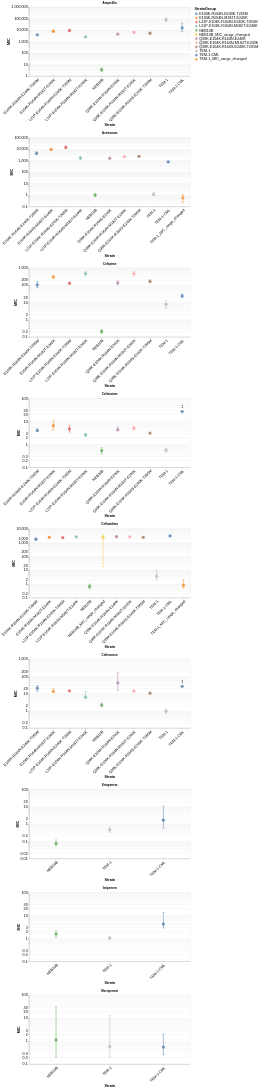

The notebook cell this image was saved under:
### Code cell
#### Graphs the MIC values for each with a confidence interval
    ### looks like it pulls growth_features

final_chart = alt.vconcat()
for drug in sorted(growth_features['Antibiotic'].unique()):
    select_cols = ['Strain','Antibiotic','Status','MIC','MIC_ci_lower','MIC_ci_upper', 'insufficient_drug']
    filtered_growth_features = growth_features[select_cols]
    filtered_growth_features = filtered_growth_features.query(f'Antibiotic == "{drug}" & Status == "PASS"')
    filtered_growth_features['StrainGroup'] = filtered_growth_features['Strain']#.str.extract(r'(\D+)')

    base = alt.Chart(filtered_growth_features).encode(
        x=alt.X('Strain', axis=alt.Axis(labelAngle=-45, labelLimit=0)),
    ).properties(width=700, height=300)

    mic = base.encode(
        y=alt.Y('MIC:Q', scale=alt.Scale(type="log")),
        color=alt.Color("StrainGroup:N")
    ).mark_point(filled=True, size=200)

    error_bars = base.mark_errorbar(ticks=True, size=10, thickness=2).encode(
        alt.Y("MIC_ci_lower:Q", scale=alt.Scale(type="log")).title('MIC'),
        alt.Y2("MIC_ci_upper:Q"),
        color='StrainGroup'
    )

    # Create a dagger symbol on the bars with insufficient_drug flag is true
    dagger = base.mark_text(align='center', baseline='middle', fontSize=14, color='black', fontWeight='bold', dy=-20, dx=0).encode(
        y=alt.Y('MIC'),
        text=alt.condition(
            alt.datum.insufficient_drug, if_true=alt.value("‡"), if_false=alt.value("")
            )
    )

    layered_chart = alt.layer(mic, error_bars, dagger).properties(title=drug)
    final_chart &= layered_chart

final_chart = final_chart.resolve_scale(y='independent', x='independent').configure_axis(
    labelFontSize=16,
    titleFontSize=16,
).configure_title(
    fontSize=16,
    anchor='middle',
).configure_legend(
    titleFontSize=16,
    labelFontSize=16,
    labelLimit=0,
    symbolLimit=50,
)

final_chart = final_chart.configure_title(anchor='middle')
final_chart.save(PROJECT_PATH / PROJECT_ID / 'figures' / f'MIC combined.png', scale_factor=2)
final_chart.show()

### Figure 1 — Vega-Lite specification as saved in the notebook (floating-point values rounded to 4 significant figures)
{"config": {"view": {"continuousWidth": 300, "continuousHeight": 300}, "axis": {"labelFontSize": 16, "titleFontSize": 16}, "legend": {"labelFontSize": 16, "labelLimit": 0, "symbolLimit": 50, "titleFontSize": 16}, "title": {"anchor": "middle"}}, "vconcat": [{"layer": [{"mark": {"type": "point", "filled": true, "size": 200}, "encoding": {"color": {"field": "StrainGroup", "type": "nominal"}, "x": {"axis": {"labelAngle": -45, "labelLimit": 0}, "field": "Strain", "type": "nominal"}, "y": {"field": "MIC", "scale": {"type": "log"}, "type": "quantitative"}}}, {"mark": {"type": "errorbar", "size": 10, "thickness": 2, "ticks": true}, "encoding": {"color": {"field": "StrainGroup", "type": "nominal"}, "x": {"axis": {"labelAngle": -45, "labelLimit": 0}, "field": "Strain", "type": "nominal"}, "y": {"field": "MIC_ci_lower", "scale": {"type": "log"}, "title": "MIC", "type": "quantitative"}, "y2": {"field": "MIC_ci_upper"}}}, {"mark": {"type": "text", "align": "center", "baseline": "middle", "color": "black", "dx": 0, "dy": -20, "fontSize": 14, "fontWeight": "bold"}, "encoding": {"text": {"condition": {"test": "datum.insufficient_drug", "value": "‡"}, "value": ""}, "x": {"axis": {"labelAngle": -45, "labelLimit": 0}, "field": "Strain", "type": "nominal"}, "y": {"field": "MIC", "type": "quantitative"}}}], "height": 300, "title": "Ampicillin", "width": 700}, {"layer": [{"mark": {"type": "point", "filled": true, "size": 200}, "encoding": {"color": {"field": "StrainGroup", "type": "nominal"}, "x": {"axis": {"labelAngle": -45, "labelLimit": 0}, "field": "Strain", "type": "nominal"}, "y": {"field": "MIC", "scale": {"type": "log"}, "type": "quantitative"}}}, {"mark": {"type": "errorbar", "size": 10, "thickness": 2, "ticks": true}, "encoding": {"color": {"field": "StrainGroup", "type": "nominal"}, "x": {"axis": {"labelAngle": -45, "labelLimit": 0}, "field": "Strain", "type": "nominal"}, "y": {"field": "MIC_ci_lower", "scale": {"type": "log"}, "title": "MIC", "type": "quantitative"}, "y2": {"field": "MIC_ci_upper"}}}, {"mark": {"type": "text", "align": "center", "baseline": "middle", "color": "black", "dx": 0, "dy": -20, "fontSize": 14, "fontWeight": "bold"}, "encoding": {"text": {"condition": {"test": "datum.insufficient_drug", "value": "‡"}, "value": ""}, "x": {"axis": {"labelAngle": -45, "labelLimit": 0}, "field": "Strain", "type": "nominal"}, "y": {"field": "MIC", "type": "quantitative"}}}], "data": {"name": "data-1187b4c5f6b560f17ee8fdaa64ddf314"}, "height": 300, "title": "Aztreonam", "width": 700}, {"layer": [{"mark": {"type": "point", "filled": true, "size": 200}, "encoding": {"color": {"field": "StrainGroup", "type": "nominal"}, "x": {"axis": {"labelAngle": -45, "labelLimit": 0}, "field": "Strain", "type": "nominal"}, "y": {"field": "MIC", "scale": {"type": "log"}, "type": "quantitative"}}}, {"mark": {"type": "errorbar", "size": 10, "thickness": 2, "ticks": true}, "encoding": {"color": {"field": "StrainGroup", "type": "nominal"}, "x": {"axis": {"labelAngle": -45, "labelLimit": 0}, "field": "Strain", "type": "nominal"}, "y": {"field": "MIC_ci_lower", "scale": {"type": "log"}, "title": "MIC", "type": "quantitative"}, "y2": {"field": "MIC_ci_upper"}}}, {"mark": {"type": "text", "align": "center", "baseline": "middle", "color": "black", "dx": 0, "dy": -20, "fontSize": 14, "fontWeight": "bold"}, "encoding": {"text": {"condition": {"test": "datum.insufficient_drug", "value": "‡"}, "value": ""}, "x": {"axis": {"labelAngle": -45, "labelLimit": 0}, "field": "Strain", "type": "nominal"}, "y": {"field": "MIC", "type": "quantitative"}}}], "data": {"name": "data-8d20f1a2ef09bae0bf9b10f963177b77"}, "height": 300, "title": "Cefepime", "width": 700}, {"layer": [{"mark": {"type": "point", "filled": true, "size": 200}, "encoding": {"color": {"field": "StrainGroup", "type": "nominal"}, "x": {"axis": {"labelAngle": -45, "labelLimit": 0}, "field": "Strain", "type": "nominal"}, "y": {"field": "MIC", "scale": {"type": "log"}, "type": "quantitative"}}}, {"mark": {"type": "errorbar", "size": 10, "thickness": 2, "ticks": true}, "encoding": {"color": {"field": "StrainGroup", "type": "nominal"}, "x": {"axis": {"labelAngle": -45, "labelLimit": 0}, "field": "Strain", "type": "nominal"}, "y": {"field": "MIC_ci_lower", "scale": {"type": "log"}, "title": "MIC", "type": "quantitative"}, "y2": {"field": "MIC_ci_upper"}}}, {"mark": {"type": "text", "align": "center", "baseline": "middle", "color": "black", "dx": 0, "dy": -20, "fontSize": 14, "fontWeight": "bold"}, "encoding": {"text": {"condition": {"test": "datum.insufficient_drug", "value": "‡"}, "value": ""}, "x": {"axis": {"labelAngle": -45, "labelLimit": 0}, "field": "Strain", "type": "nominal"}, "y": {"field": "MIC", "type": "quantitative"}}}], "data": {"name": "data-5926e9e7ede3e57939567c51e21aced1"}, "height": 300, "title": "Cefotaxime", "width": 700}, {"layer": [{"mark": {"type": "point", "filled": true, "size": 200}, "encoding": {"color": {"field": "StrainGroup", "type": "nominal"}, "x": {"axis": {"labelAngle": -45, "labelLimit": 0}, "field": "Strain", "type": "nominal"}, "y": {"field": "MIC", "scale": {"type": "log"}, "type": "quantitative"}}}, {"mark": {"type": "errorbar", "size": 10, "thickness": 2, "ticks": true}, "encoding": {"color": {"field": "StrainGroup", "type": "nominal"}, "x": {"axis": {"labelAngle": -45, "labelLimit": 0}, "field": "Strain", "type": "nominal"}, "y": {"field": "MIC_ci_lower", "scale": {"type": "log"}, "title": "MIC", "type": "quantitative"}, "y2": {"field": "MIC_ci_upper"}}}, {"mark": {"type": "text", "align": "center", "baseline": "middle", "color": "black", "dx": 0, "dy": -20, "fontSize": 14, "fontWeight": "bold"}, "encoding": {"text": {"condition": {"test": "datum.insufficient_drug", "value": "‡"}, "value": ""}, "x": {"axis": {"labelAngle": -45, "labelLimit": 0}, "field": "Strain", "type": "nominal"}, "y": {"field": "MIC", "type": "quantitative"}}}], "data": {"name": "data-62ee3335bea69da17a24f8ad9a758265"}, "height": 300, "title": "Ceftazidime", "width": 700}, {"layer": [{"mark": {"type": "point", "filled": true, "size": 200}, "encoding": {"color": {"field": "StrainGroup", "type": "nominal"}, "x": {"axis": {"labelAngle": -45, "labelLimit": 0}, "field": "Strain", "type": "nominal"}, "y": {"field": "MIC", "scale": {"type": "log"}, "type": "quantitative"}}}, {"mark": {"type": "errorbar", "size": 10, "thickness": 2, "ticks": true}, "encoding": {"color": {"field": "StrainGroup", "type": "nominal"}, "x": {"axis": {"labelAngle": -45, "labelLimit": 0}, "field": "Strain", "type": "nominal"}, "y": {"field": "MIC_ci_lower", "scale": {"type": "log"}, "title": "MIC", "type": "quantitative"}, "y2": {"field": "MIC_ci_upper"}}}, {"mark": {"type": "text", "align": "center", "baseline": "middle", "color": "black", "dx": 0, "dy": -20, "fontSize": 14, "fontWeight": "bold"}, "encoding": {"text": {"condition": {"test": "datum.insufficient_drug", "value": "‡"}, "value": ""}, "x": {"axis": {"labelAngle": -45, "labelLimit": 0}, "field": "Strain", "type": "nominal"}, "y": {"field": "MIC", "type": "quantitative"}}}], "data": {"name": "data-4e77ff0000da4da5d8e1c81fec5c2c35"}, "height": 300, "title": "Ceftriaxone", "width": 700}, {"layer": [{"mark": {"type": "point", "filled": true, "size": 200}, "encoding": {"color": {"field": "StrainGroup", "type": "nominal"}, "x": {"axis": {"labelAngle": -45, "labelLimit": 0}, "field": "Strain", "type": "nominal"}, "y": {"field": "MIC", "scale": {"type": "log"}, "type": "quantitative"}}}, {"mark": {"type": "errorbar", "size": 10, "thickness": 2, "ticks": true}, "encoding": {"color": {"field": "StrainGroup", "type": "nominal"}, "x": {"axis": {"labelAngle": -45, "labelLimit": 0}, "field": "Strain", "type": "nominal"}, "y": {"field": "MIC_ci_lower", "scale": {"type": "log"}, "title": "MIC", "type": "quantitative"}, "y2": {"field": "MIC_ci_upper"}}}, {"mark": {"type": "text", "align": "center", "baseline": "middle", "color": "black", "dx": 0, "dy": -20, "fontSize": 14, "fontWeight": "bold"}, "encoding": {"text": {"condition": {"test": "datum.insufficient_drug", "value": "‡"}, "value": ""}, "x": {"axis": {"labelAngle": -45, "labelLimit": 0}, "field": "Strain", "type": "nominal"}, "y": {"field": "MIC", "type": "quantitative"}}}], "data": {"name": "data-f89cb7885069256dcc6cfcc0f8b04e11"}, "height": 300, "title": "Ertapenem", "width": 700}, {"layer": [{"mark": {"type": "point", "filled": true, "size": 200}, "encoding": {"color": {"field": "StrainGroup", "type": "nominal"}, "x": {"axis": {"labelAngle": -45, "labelLimit": 0}, "field": "Strain", "type": "nominal"}, "y": {"field": "MIC", "scale": {"type": "log"}, "type": "quantitative"}}}, {"mark": {"type": "errorbar", "size": 10, "thickness": 2, "ticks": true}, "encoding": {"color": {"field": "StrainGroup", "type": "nominal"}, "x": {"axis": {"labelAngle": -45, "labelLimit": 0}, "field": "Strain", "type": "nominal"}, "y": {"field": "MIC_ci_lower", "scale": {"type": "log"}, "title": "MIC", "type": "quantitative"}, "y2": {"field": "MIC_ci_upper"}}}, {"mark": {"type": "text", "align": "center", "baseline": "middle", "color": "black", "dx": 0, "dy": -20, "fontSize": 14, "fontWeight": "bold"}, "encoding": {"text": {"condition": {"test": "datum.insufficient_drug", "value": "‡"}, "value": ""}, "x": {"axis": {"labelAngle": -45, "labelLimit": 0}, "field": "Strain", "type": "nominal"}, "y": {"field": "MIC", "type": "quantitative"}}}], "data": {"name": "data-5531b1a9200614138d35d456c1ab47cc"}, "height": 300, "title": "Imipenem", "width": 700}, {"layer": [{"mark": {"type": "point", "filled": true, "size": 200}, "encoding": {"color": {"field": "StrainGroup", "type": "nominal"}, "x": {"axis": {"labelAngle": -45, "labelLimit": 0}, "field": "Strain", "type": "nominal"}, "y": {"field": "MIC", "scale": {"type": "log"}, "type": "quantitative"}}}, {"mark": {"type": "errorbar", "size": 10, "thickness": 2, "ticks": true}, "encoding": {"color": {"field": "StrainGroup", "type": "nominal"}, "x": {"axis": {"labelAngle": -45, "labelLimit": 0}, "field": "Strain", "type": "nominal"}, "y": {"field": "MIC_ci_lower", "scale": {"type": "log"}, "title": "MIC", "type": "quantitative"}, "y2": {"field": "MIC_ci_upper"}}}, {"mark": {"type": "text", "align": "center", "baseline": "middle", "color": "black", "dx": 0, "dy": -20, "fontSize": 14, "fontWeight": "bold"}, "encoding": {"text": {"condition": {"test": "datum.insufficient_drug", "value": "‡"}, "value": ""}, "x": {"axis": {"labelAngle": -45, "labelLimit": 0}, "field": "Strain", "type": "nominal"}, "y": {"field": "MIC", "type": "quantitative"}}}], "data": {"name": "data-1a07077a563b18039c8f7a11b1d58b9d"}, "height": 300, "title": "Meropenem", "width": 700}], "data": {"name": "data-616f2407ed3d48f19e2eaef4acf72ea8"}, "resolve": {"scale": {"x": "independent", "y": "independent"}}, "$schema": "https://vega.github.io/schema/vega-lite/v6.1.0.json", "datasets": {"data-616f2407ed3d48f19e2eaef4acf72ea8": [{"Strain": "NEB10B", "Antibiotic": "Ampicillin", "Status": "PASS", "MIC": 3.676, "MIC_ci_lower": 2.661, "MIC_ci_upper": 5.121, "insufficient_drug": false, "StrainGroup": "NEB10B"}, {"Strain": "TEM-1", "Antibiotic": "Ampicillin", "Status": "PASS", "MIC": 79980.0, "MIC_ci_lower": 54390.0, "MIC_ci_upper": 130100.0, "insufficient_drug": false, "StrainGroup": "TEM-1"}, {"Strain": "TEM-1-CML", "Antibiotic": "Ampicillin", "Status": "PASS", "MIC": 15510.0, "MIC_ci_lower": 8068.0, "MIC_ci_upper": 41680.0, "insufficient_drug": false, "StrainGroup": "TEM-1-CML"}, {"Strain": "E104K-R164N-M182T-E240K", "Antibiotic": "Ampicillin", "Status": "PASS", "MIC": 8015.0, "MIC_ci_lower": 6770.0, "MIC_ci_upper": 9572.0, "insufficient_drug": false, "StrainGroup": "E104K-R164N-M182T-E240K"}, {"Strain": "L21P-E104K-R164N-E240K-T265M", "Antibiotic": "Ampicillin", "Status": "PASS", "MIC": 9348.0, "MIC_ci_lower": 7271.0, "MIC_ci_upper": 12180.0, "insufficient_drug": false, "StrainGroup": "L21P-E104K-R164N-E240K-T265M"}, {"Strain": "Q39K-E104K-R164S-E240K-T265M", "Antibiotic": "Ampicillin", "Status": "PASS", "MIC": 5364.0, "MIC_ci_lower": 4487.0, "MIC_ci_upper": 6255.0, "insufficient_drug": false, "StrainGroup": "Q39K-E104K-R164S-E240K-T265M"}, {"Strain": "E104K-R164N-E240K-T265M", "Antibiotic": "Ampicillin", "Status": "PASS", "MIC": 3923.0, "MIC_ci_lower": 3856.0, "MIC_ci_upper": 3982.0, "insufficient_drug": false, "StrainGroup": "E104K-R164N-E240K-T265M"}, {"Strain": "Q39K-E104K-R164N-E240K", "Antibiotic": "Ampicillin", "Status": "PASS", "MIC": 4536.0, "MIC_ci_lower": 4452.0, "MIC_ci_upper": 4595.0, "insufficient_drug": false, "StrainGroup": "Q39K-E104K-R164N-E240K"}, {"Strain": "Q39K-E104K-R164N-M182T-E240K", "Antibiotic": "Ampicillin", "Status": "PASS", "MIC": 6473.0, "MIC_ci_lower": 4806.0, "MIC_ci_upper": 8127.0, "insufficient_drug": false, "StrainGroup": "Q39K-E104K-R164N-M182T-E240K"}, {"Strain": "L21P-E104K-R164N-M182T-E240K", "Antibiotic": "Ampicillin", "Status": "PASS", "MIC": 2610.0, "MIC_ci_lower": 2417.0, "MIC_ci_upper": 2732.0, "insufficient_drug": false, "StrainGroup": "L21P-E104K-R164N-M182T-E240K"}], "data-1187b4c5f6b560f17ee8fdaa64ddf314": [{"Strain": "TEM-1_MIC_range_changed", "Antibiotic": "Aztreonam", "Status": "PASS", "MIC": 0.5771, "MIC_ci_lower": 0.2161, "MIC_ci_upper": 1.12, "insufficient_drug": false, "StrainGroup": "TEM-1_MIC_range_changed"}, {"Strain": "TEM-1-CML", "Antibiotic": "Aztreonam", "Status": "PASS", "MIC": 767.9, "MIC_ci_lower": 724.9, "MIC_ci_upper": 812.3, "insufficient_drug": false, "StrainGroup": "TEM-1-CML"}, {"Strain": "E104K-R164N-M182T-E240K", "Antibiotic": "Aztreonam", "Status": "PASS", "MIC": 9127.0, "MIC_ci_lower": 7945.0, "MIC_ci_upper": 10120.0, "insufficient_drug": false, "StrainGroup": "E104K-R164N-M182T-E240K"}, {"Strain": "L21P-E104K-R164N-E240K-T265M", "Antibiotic": "Aztreonam", "Status": "PASS", "MIC": 13800.0, "MIC_ci_lower": 10870.0, "MIC_ci_upper": 18540.0, "insufficient_drug": false, "StrainGroup": "L21P-E104K-R164N-E240K-T265M"}, {"Strain": "Q39K-E104K-R164S-E240K-T265M", "Antibiotic": "Aztreonam", "Status": "PASS", "MIC": 2328.0, "MIC_ci_lower": 2168.0, "MIC_ci_upper": 2485.0, "insufficient_drug": false, "StrainGroup": "Q39K-E104K-R164S-E240K-T265M"}, {"Strain": "E104K-R164N-E240K-T265M", "Antibiotic": "Aztreonam", "Status": "PASS", "MIC": 4282.0, "MIC_ci_lower": 3138.0, "MIC_ci_upper": 5772.0, "insufficient_drug": false, "StrainGroup": "E104K-R164N-E240K-T265M"}, {"Strain": "Q39K-E104K-R164N-E240K", "Antibiotic": "Aztreonam", "Status": "PASS", "MIC": 1547.0, "MIC_ci_lower": 1529.0, "MIC_ci_upper": 2010.0, "insufficient_drug": false, "StrainGroup": "Q39K-E104K-R164N-E240K"}, {"Strain": "Q39K-E104K-R164N-M182T-E240K", "Antibiotic": "Aztreonam", "Status": "PASS", "MIC": 2173.0, "MIC_ci_lower": 2002.0, "MIC_ci_upper": 2301.0, "insufficient_drug": false, "StrainGroup": "Q39K-E104K-R164N-M182T-E240K"}, {"Strain": "L21P-E104K-R164N-M182T-E240K", "Antibiotic": "Aztreonam", "Status": "PASS", "MIC": 1636.0, "MIC_ci_lower": 1291.0, "MIC_ci_upper": 2209.0, "insufficient_drug": false, "StrainGroup": "L21P-E104K-R164N-M182T-E240K"}, {"Strain": "NEB10B", "Antibiotic": "Aztreonam", "Status": "PASS", "MIC": 1.006, "MIC_ci_lower": 0.7747, "MIC_ci_upper": 1.412, "insufficient_drug": false, "StrainGroup": "NEB10B"}, {"Strain": "TEM-1", "Antibiotic": "Aztreonam", "Status": "PASS", "MIC": 1.139, "MIC_ci_lower": 0.9473, "MIC_ci_upper": 1.626, "insufficient_drug": false, "StrainGroup": "TEM-1"}], "data-8d20f1a2ef09bae0bf9b10f963177b77": [{"Strain": "NEB10B", "Antibiotic": "Cefepime", "Status": "PASS", "MIC": 0.2087, "MIC_ci_lower": 0.1627, "MIC_ci_upper": 0.2668, "insufficient_drug": false, "StrainGroup": "NEB10B"}, {"Strain": "TEM-1", "Antibiotic": "Cefepime", "Status": "PASS", "MIC": 7.842, "MIC_ci_lower": 4.411, "MIC_ci_upper": 13.06, "insufficient_drug": false, "StrainGroup": "TEM-1"}, {"Strain": "TEM-1-CML", "Antibiotic": "Cefepime", "Status": "PASS", "MIC": 24.05, "MIC_ci_lower": 19.37, "MIC_ci_upper": 30.63, "insufficient_drug": false, "StrainGroup": "TEM-1-CML"}, {"Strain": "E104K-R164N-M182T-E240K", "Antibiotic": "Cefepime", "Status": "PASS", "MIC": 304.5, "MIC_ci_lower": 252.7, "MIC_ci_upper": 360.2, "insufficient_drug": false, "StrainGroup": "E104K-R164N-M182T-E240K"}, {"Strain": "L21P-E104K-R164N-E240K-T265M", "Antibiotic": "Cefepime", "Status": "PASS", "MIC": 131.7, "MIC_ci_lower": 106.2, "MIC_ci_upper": 152.1, "insufficient_drug": false, "StrainGroup": "L21P-E104K-R164N-E240K-T265M"}, {"Strain": "Q39K-E104K-R164S-E240K-T265M", "Antibiotic": "Cefepime", "Status": "PASS", "MIC": 165.7, "MIC_ci_lower": 141.2, "MIC_ci_upper": 203.1, "insufficient_drug": false, "StrainGroup": "Q39K-E104K-R164S-E240K-T265M"}, {"Strain": "E104K-R164N-E240K-T265M", "Antibiotic": "Cefepime", "Status": "PASS", "MIC": 105.7, "MIC_ci_lower": 70.85, "MIC_ci_upper": 159.0, "insufficient_drug": false, "StrainGroup": "E104K-R164N-E240K-T265M"}, {"Strain": "Q39K-E104K-R164N-E240K", "Antibiotic": "Cefepime", "Status": "PASS", "MIC": 137.8, "MIC_ci_lower": 104.5, "MIC_ci_upper": 180.4, "insufficient_drug": false, "StrainGroup": "Q39K-E104K-R164N-E240K"}, {"Strain": "Q39K-E104K-R164N-M182T-E240K", "Antibiotic": "Cefepime", "Status": "PASS", "MIC": 476.0, "MIC_ci_lower": 340.0, "MIC_ci_upper": 608.8, "insufficient_drug": false, "StrainGroup": "Q39K-E104K-R164N-M182T-E240K"}, {"Strain": "L21P-E104K-R164N-M182T-E240K", "Antibiotic": "Cefepime", "Status": "PASS", "MIC": 476.0, "MIC_ci_lower": 340.0, "MIC_ci_upper": 608.8, "insufficient_drug": false, "StrainGroup": "L21P-E104K-R164N-M182T-E240K"}], "data-5926e9e7ede3e57939567c51e21aced1": [{"Strain": "NEB10B", "Antibiotic": "Cefotaxime", "Status": "PASS", "MIC": 0.5358, "MIC_ci_lower": 0.3809, "MIC_ci_upper": 0.722, "insufficient_drug": false, "StrainGroup": "NEB10B"}, {"Strain": "TEM-1", "Antibiotic": "Cefotaxime", "Status": "PASS", "MIC": 0.5547, "MIC_ci_lower": 0.4536, "MIC_ci_upper": 0.6724, "insufficient_drug": false, "StrainGroup": "TEM-1"}, {"Strain": "TEM-1-CML", "Antibiotic": "Cefotaxime", "Status": "PASS", "MIC": 26.79, "MIC_ci_lower": 26.79, "MIC_ci_upper": 26.79, "insufficient_drug": true, "StrainGroup": "TEM-1-CML"}, {"Strain": "E104K-R164N-M182T-E240K", "Antibiotic": "Cefotaxime", "Status": "PASS", "MIC": 6.455, "MIC_ci_lower": 4.121, "MIC_ci_upper": 11.35, "insufficient_drug": false, "StrainGroup": "E104K-R164N-M182T-E240K"}, {"Strain": "L21P-E104K-R164N-E240K-T265M", "Antibiotic": "Cefotaxime", "Status": "PASS", "MIC": 4.675, "MIC_ci_lower": 3.421, "MIC_ci_upper": 6.729, "insufficient_drug": false, "StrainGroup": "L21P-E104K-R164N-E240K-T265M"}, {"Strain": "Q39K-E104K-R164S-E240K-T265M", "Antibiotic": "Cefotaxime", "Status": "PASS", "MIC": 3.11, "MIC_ci_lower": 2.838, "MIC_ci_upper": 3.173, "insufficient_drug": false, "StrainGroup": "Q39K-E104K-R164S-E240K-T265M"}, {"Strain": "E104K-R164N-E240K-T265M", "Antibiotic": "Cefotaxime", "Status": "PASS", "MIC": 3.973, "MIC_ci_lower": 3.774, "MIC_ci_upper": 4.716, "insufficient_drug": false, "StrainGroup": "E104K-R164N-E240K-T265M"}, {"Strain": "Q39K-E104K-R164N-E240K", "Antibiotic": "Cefotaxime", "Status": "PASS", "MIC": 4.296, "MIC_ci_lower": 4.272, "MIC_ci_upper": 5.79, "insufficient_drug": false, "StrainGroup": "Q39K-E104K-R164N-E240K"}, {"Strain": "Q39K-E104K-R164N-M182T-E240K", "Antibiotic": "Cefotaxime", "Status": "PASS", "MIC": 5.032, "MIC_ci_lower": 4.112, "MIC_ci_upper": 5.871, "insufficient_drug": false, "StrainGroup": "Q39K-E104K-R164N-M182T-E240K"}, {"Strain": "L21P-E104K-R164N-M182T-E240K", "Antibiotic": "Cefotaxime", "Status": "PASS", "MIC": 2.611, "MIC_ci_lower": 2.241, "MIC_ci_upper": 2.916, "insufficient_drug": false, "StrainGroup": "L21P-E104K-R164N-M182T-E240K"}], "data-62ee3335bea69da17a24f8ad9a758265": [{"Strain": "NEB10B_MIC_range_changed", "Antibiotic": "Ceftazidime", "Status": "PASS", "MIC": 2463.0, "MIC_ci_lower": 17.03, "MIC_ci_upper": 3745.0, "insufficient_drug": false, "StrainGroup": "NEB10B_MIC_range_changed"}, {"Strain": "TEM-1_MIC_range_changed", "Antibiotic": "Ceftazidime", "Status": "PASS", "MIC": 0.8245, "MIC_ci_lower": 0.5192, "MIC_ci_upper": 2.228, "insufficient_drug": false, "StrainGroup": "TEM-1_MIC_range_changed"}, {"Strain": "TEM-1-CML", "Antibiotic": "Ceftazidime", "Status": "PASS", "MIC": 3024.0, "MIC_ci_lower": 2894.0, "MIC_ci_upper": 3145.0, "insufficient_drug": false, "StrainGroup": "TEM-1-CML"}, {"Strain": "E104K-R164N-M182T-E240K", "Antibiotic": "Ceftazidime", "Status": "PASS", "MIC": 2398.0, "MIC_ci_lower": 2270.0, "MIC_ci_upper": 2505.0, "insufficient_drug": false, "StrainGroup": "E104K-R164N-M182T-E240K"}, {"Strain": "L21P-E104K-R164N-E240K-T265M", "Antibiotic": "Ceftazidime", "Status": "PASS", "MIC": 2242.0, "MIC_ci_lower": 2185.0, "MIC_ci_upper": 2288.0, "insufficient_drug": false, "StrainGroup": "L21P-E104K-R164N-E240K-T265M"}, {"Strain": "Q39K-E104K-R164S-E240K-T265M", "Antibiotic": "Ceftazidime", "Status": "PASS", "MIC": 2415.0, "MIC_ci_lower": 2322.0, "MIC_ci_upper": 2491.0, "insufficient_drug": false, "StrainGroup": "Q39K-E104K-R164S-E240K-T265M"}, {"Strain": "E104K-R164N-E240K-T265M", "Antibiotic": "Ceftazidime", "Status": "PASS", "MIC": 1775.0, "MIC_ci_lower": 1410.0, "MIC_ci_upper": 2121.0, "insufficient_drug": false, "StrainGroup": "E104K-R164N-E240K-T265M"}, {"Strain": "Q39K-E104K-R164N-E240K", "Antibiotic": "Ceftazidime", "Status": "PASS", "MIC": 2661.0, "MIC_ci_lower": 2382.0, "MIC_ci_upper": 2989.0, "insufficient_drug": false, "StrainGroup": "Q39K-E104K-R164N-E240K"}, {"Strain": "Q39K-E104K-R164N-M182T-E240K", "Antibiotic": "Ceftazidime", "Status": "PASS", "MIC": 2599.0, "MIC_ci_lower": 2370.0, "MIC_ci_upper": 2835.0, "insufficient_drug": false, "StrainGroup": "Q39K-E104K-R164N-M182T-E240K"}, {"Strain": "L21P-E104K-R164N-M182T-E240K", "Antibiotic": "Ceftazidime", "Status": "PASS", "MIC": 2599.0, "MIC_ci_lower": 2370.0, "MIC_ci_upper": 2835.0, "insufficient_drug": false, "StrainGroup": "L21P-E104K-R164N-M182T-E240K"}, {"Strain": "NEB10B", "Antibiotic": "Ceftazidime", "Status": "PASS", "MIC": 0.6574, "MIC_ci_lower": 0.4445, "MIC_ci_upper": 0.9824, "insufficient_drug": false, "StrainGroup": "NEB10B"}, {"Strain": "TEM-1", "Antibiotic": "Ceftazidime", "Status": "PASS", "MIC": 3.676, "MIC_ci_lower": 1.941, "MIC_ci_upper": 9.611, "insufficient_drug": false, "StrainGroup": "TEM-1"}], "data-4e77ff0000da4da5d8e1c81fec5c2c35": [{"Strain": "NEB10B", "Antibiotic": "Ceftriaxone", "Status": "PASS", "MIC": 2.193, "MIC_ci_lower": 1.752, "MIC_ci_upper": 2.904, "insufficient_drug": false, "StrainGroup": "NEB10B"}, {"Strain": "TEM-1", "Antibiotic": "Ceftriaxone", "Status": "PASS", "MIC": 0.9628, "MIC_ci_lower": 0.6894, "MIC_ci_upper": 1.278, "insufficient_drug": false, "StrainGroup": "TEM-1"}, {"Strain": "TEM-1-CML", "Antibiotic": "Ceftriaxone", "Status": "PASS", "MIC": 26.79, "MIC_ci_lower": 26.79, "MIC_ci_upper": 26.79, "insufficient_drug": true, "StrainGroup": "TEM-1-CML"}, {"Strain": "E104K-R164N-M182T-E240K", "Antibiotic": "Ceftriaxone", "Status": "PASS", "MIC": 13.32, "MIC_ci_lower": 12.98, "MIC_ci_upper": 19.69, "insufficient_drug": false, "StrainGroup": "E104K-R164N-M182T-E240K"}, {"Strain": "L21P-E104K-R164N-E240K-T265M", "Antibiotic": "Ceftriaxone", "Status": "PASS", "MIC": 14.61, "MIC_ci_lower": 13.9, "MIC_ci_upper": 15.14, "insufficient_drug": false, "StrainGroup": "L21P-E104K-R164N-E240K-T265M"}, {"Strain": "Q39K-E104K-R164S-E240K-T265M", "Antibiotic": "Ceftriaxone", "Status": "PASS", "MIC": 10.75, "MIC_ci_lower": 9.771, "MIC_ci_upper": 11.57, "insufficient_drug": false, "StrainGroup": "Q39K-E104K-R164S-E240K-T265M"}, {"Strain": "E104K-R164N-E240K-T265M", "Antibiotic": "Ceftriaxone", "Status": "PASS", "MIC": 20.98, "MIC_ci_lower": 13.61, "MIC_ci_upper": 28.82, "insufficient_drug": false, "StrainGroup": "E104K-R164N-E240K-T265M"}, {"Strain": "Q39K-E104K-R164N-E240K", "Antibiotic": "Ceftriaxone", "Status": "PASS", "MIC": 42.98, "MIC_ci_lower": 14.78, "MIC_ci_upper": 169.2, "insufficient_drug": false, "StrainGroup": "Q39K-E104K-R164N-E240K"}, {"Strain": "Q39K-E104K-R164N-M182T-E240K", "Antibiotic": "Ceftriaxone", "Status": "PASS", "MIC": 13.81, "MIC_ci_lower": 13.59, "MIC_ci_upper": 17.23, "insufficient_drug": false, "StrainGroup": "Q39K-E104K-R164N-M182T-E240K"}, {"Strain": "L21P-E104K-R164N-M182T-E240K", "Antibiotic": "Ceftriaxone", "Status": "PASS", "MIC": 6.27, "MIC_ci_lower": 5.056, "MIC_ci_upper": 13.9, "insufficient_drug": false, "StrainGroup": "L21P-E104K-R164N-M182T-E240K"}], "data-f89cb7885069256dcc6cfcc0f8b04e11": [{"Strain": "NEB10B", "Antibiotic": "Ertapenem", "Status": "PASS", "MIC": 0.07501, "MIC_ci_lower": 0.05398, "MIC_ci_upper": 0.1209, "insufficient_drug": false, "StrainGroup": "NEB10B"}, {"Strain": "TEM-1", "Antibiotic": "Ertapenem", "Status": "PASS", "MIC": 0.4714, "MIC_ci_lower": 0.3384, "MIC_ci_upper": 0.718, "insufficient_drug": false, "StrainGroup": "TEM-1"}, {"Strain": "TEM-1-CML", "Antibiotic": "Ertapenem", "Status": "PASS", "MIC": 1.674, "MIC_ci_lower": 0.5869, "MIC_ci_upper": 11.21, "insufficient_drug": false, "StrainGroup": "TEM-1-CML"}], "data-5531b1a9200614138d35d456c1ab47cc": [{"Strain": "NEB10B", "Antibiotic": "Imipenem", "Status": "PASS", "MIC": 1.568, "MIC_ci_lower": 1.073, "MIC_ci_upper": 2.187, "insufficient_drug": false, "StrainGroup": "NEB10B"}, {"Strain": "TEM-1", "Antibiotic": "Imipenem", "Status": "PASS", "MIC": 1.03, "MIC_ci_lower": 0.9099, "MIC_ci_upper": 1.209, "insufficient_drug": false, "StrainGroup": "TEM-1"}, {"Strain": "TEM-1-CML", "Antibiotic": "Imipenem", "Status": "PASS", "MIC": 4.215, "MIC_ci_lower": 2.825, "MIC_ci_upper": 13.3, "insufficient_drug": false, "StrainGroup": "TEM-1-CML"}], "data-1a07077a563b18039c8f7a11b1d58b9d": [{"Strain": "NEB10B", "Antibiotic": "Meropenem", "Status": "PASS", "MIC": 1.134, "MIC_ci_lower": 0.2051, "MIC_ci_upper": 31.01, "insufficient_drug": false, "StrainGroup": "NEB10B"}, {"Strain": "TEM-1", "Antibiotic": "Meropenem", "Status": "PASS", "MIC": 0.5924, "MIC_ci_lower": 0.2013, "MIC_ci_upper": 13.08, "insufficient_drug": false, "StrainGroup": "TEM-1"}, {"Strain": "TEM-1-CML", "Antibiotic": "Meropenem", "Status": "PASS", "MIC": 0.5572, "MIC_ci_lower": 0.2537, "MIC_ci_upper": 1.977, "insufficient_drug": false, "StrainGroup": "TEM-1-CML"}]}}
